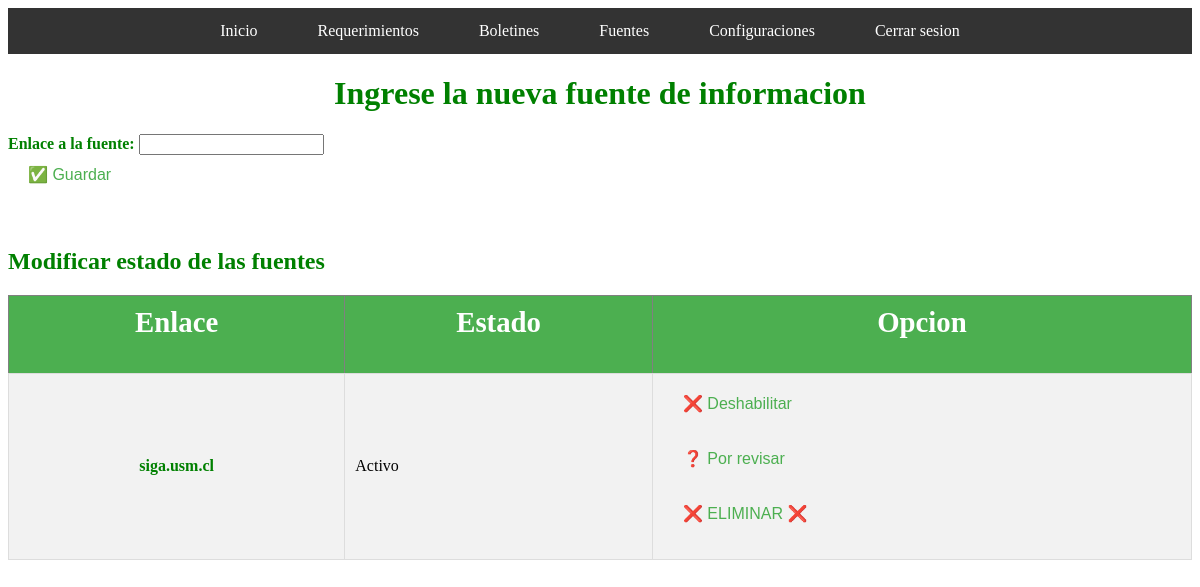
Page /administrar_fuentes/ (signed in) on the earlier database version.
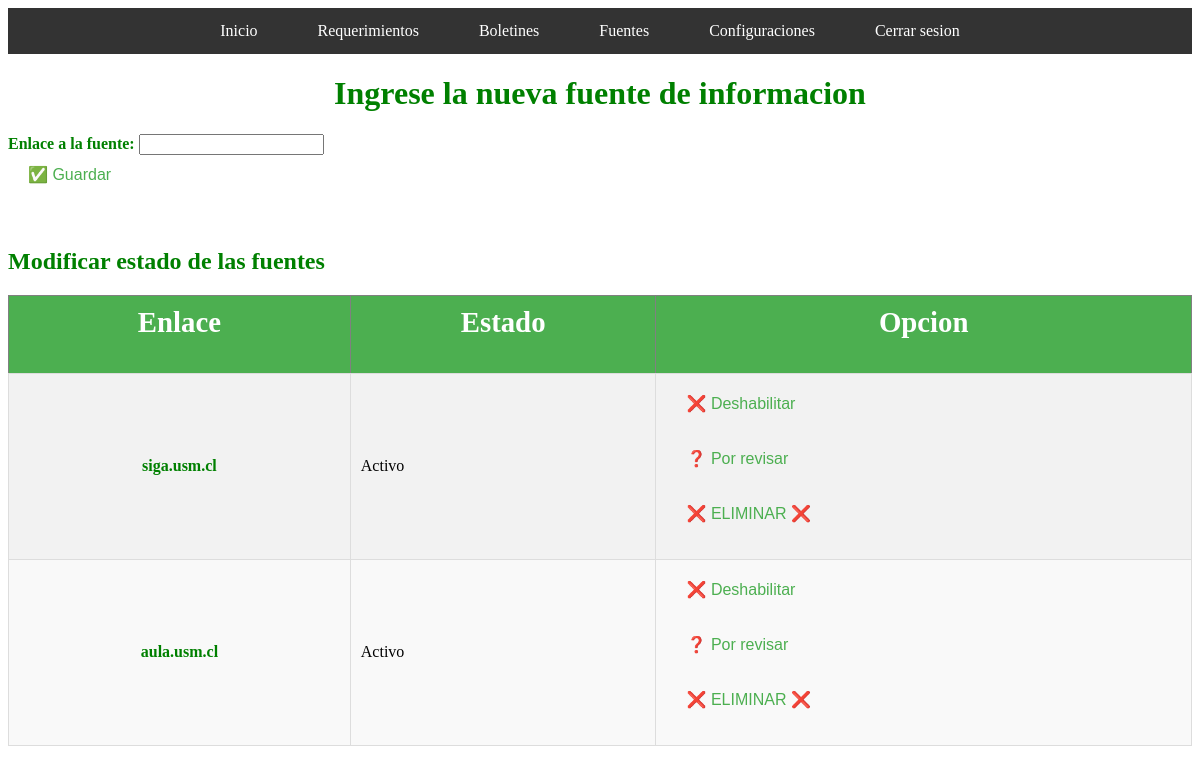
Same page on the later database version.
### myapp/models.py (models this page shows, shortened)
class Fuente(models.Model):
    enlace = models.CharField(max_length=500)  # Link de la fuente
    estado = models.IntegerField(default=1)

### myapp/permisos.py (the view)
    @login_required
    @user_passes_test(lambda user: user.is_staff)
    def wrapped_view(request, *args, **kwargs):
        return view_func(request, *args, **kwargs)

### myapp/form.py
class CreateFuente(forms.Form):
    enlace = forms.CharField(label='Enlace',max_length=500)

### myapp/permisos.py (called while the page is built)
def staff_required(view_func):
    @login_required
    @user_passes_test(lambda user: user.is_staff)
    def wrapped_view(request, *args, **kwargs):
        return view_func(request, *args, **kwargs)
    return wrapped_view

### myapp/views.py (called while the page is built, shortened)
@staff_required
def administrar_fuentes(request):
    if request.method == ('GET'):
        return render(request, ADMINISTRAR_FUENTE,{'formulario': form.CreateFuente(),'fuentes':models.Fuente.objects.all()})

### myapp/templates/fuentes/administrar_fuentes.html (shortened to what this page needs)
{% extends 'menu.html' %}
{% block content %}
{% load static %}
<head>
    <link rel="stylesheet" href="{% static 'css/estilo_tablas.css' %}">
</head>
<h1 style="font-weight: bold; color: green; text-align: center;">Ingrese la nueva fuente de informacion</h1>
<form method='POST'>
    <div class="form-group">
        <label for="{{ formulario.enlace.id_for_label }}" style="font-weight: bold; color: green;">Enlace a la fuente: </label>
        {{ formulario.enlace }}
    </div>
    <button class="btn-invisible" type="submit">✅ Guardar</button>
</form>
{% if user.is_superuser %}
<br><h2 style="font-weight: bold; color: green;">Modificar estado de las fuentes</h2>
<table border = "1">
    <thead>
        <tr>
            <th><h2>Enlace</h2></th>
            <th><h2>Estado</h2></th>
            <th><h2>Opcion</h2></th>
        </tr>
    </thead>
    <tbody>
    {% for fuente in fuentes %}
                <tr>
                    <td>
                    <div style= "font-weight: bold; color: green; text-align: center;">
                        {% if "http" in fuente.enlace %}
                        <a href="{{ fuente.enlace }}" target="_blank" rel="noopener noreferrer" style="color: green;">
                            {{ fuente.enlace }}
                        </a>
                        {% else %}
                        <a href="https://{{ fuente.enlace }}" target="_blank" rel="noopener noreferrer" style="color: green;">
                            {{ fuente.enlace }}
                        </a>
                        {% endif %}
                    </div>
                    </td>
            {% if fuente.estado == 1 %}
                    <td>Activo</td>
                    <td>
                        <form method="post">
                            <button class="btn-invisible" type="submit">❌ Deshabilitar</button>
                        </form>
                        <form method="post">
                            <button class="btn-invisible" type="submit">❓ Por revisar</button>
                        </form>
            {% endif %}
            <form method="post">
                <button class="btn-invisible" type="submit">❌ ELIMINAR ❌</button>
            </form>
        </td>
        </tr>
    {% endfor %}
    </tbody>
</table>
{% endif %}
{% endblock %}

Differences in the rows shown:
added Fuente: enlace "aula.usm.cl"
